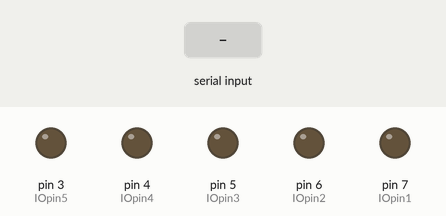
Recording of a sketch running on a simulated Arduino Uno, built with avr-gcc and run on an emulated ATmega328P. On the bench: output pins drawn as LEDs (lit = HIGH). Inputs (shaded band) come from the test bench.

Above: at 1.2 s.
1.3 s: "a" received over Serial
At 1.7 s:
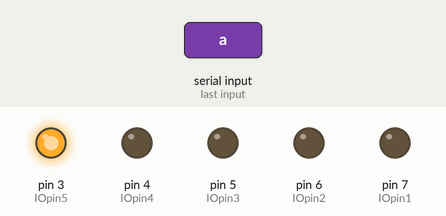
2.8 s: "b" received over Serial
At 4.0 s:
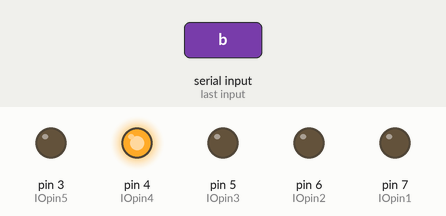
4.3 s: "c" received over Serial
At 5.1 s:
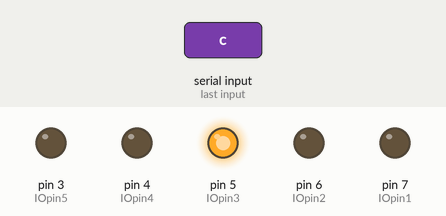
5.8 s: "d" received over Serial
At 6.3 s:
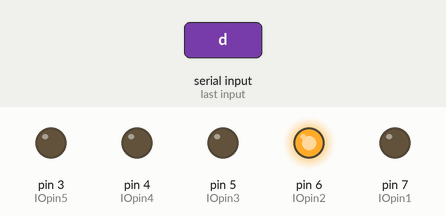
7.3 s: "e" received over Serial
At 8.6 s:
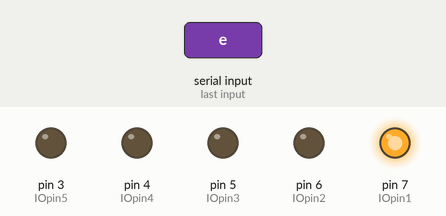
Timing chart, 0 to 9.8 s (numbered marks = the images above; inputs shaded):
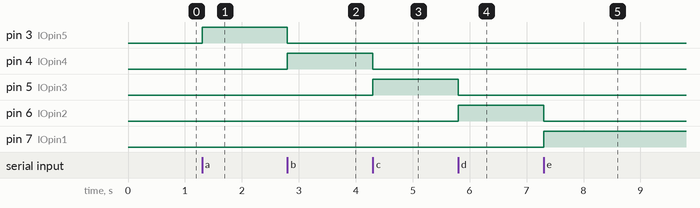

The sketch:

34338_Ex6.ino
```cpp
#define IOpin1  7
#define IOpin2  6
#define IOpin3  5
#define IOpin4  4
#define IOpin5  3
int incomingByte = 0;

void setup() {
  Serial.begin(115200);
  //Calibrate pins as output
  pinMode(IOpin1, OUTPUT);
  pinMode(IOpin2, OUTPUT);
  pinMode(IOpin3, OUTPUT);
  pinMode(IOpin4, OUTPUT);
  pinMode(IOpin5, OUTPUT);

}

void loop() {
  if (Serial.available() > 0) {
    incomingByte = Serial.read();
    char letter = char(incomingByte);

    //Lookup table
    switch (letter) {
      case 'a':
        digitalWrite(IOpin5, HIGH);
        digitalWrite(IOpin4, LOW);
        digitalWrite(IOpin3, LOW);
        digitalWrite(IOpin2, LOW);
        digitalWrite(IOpin1, LOW);
        break;
      case 'b':
        digitalWrite(IOpin5, LOW);
        digitalWrite(IOpin4, HIGH);
        digitalWrite(IOpin3, LOW);
        digitalWrite(IOpin2, LOW);
        digitalWrite(IOpin1, LOW);
        break;

      case 'c':
        digitalWrite(IOpin5, LOW);
        digitalWrite(IOpin4, LOW);
        digitalWrite(IOpin3, HIGH);
        digitalWrite(IOpin2, LOW);
        digitalWrite(IOpin1, LOW);
        break;


      case 'd':
        digitalWrite(IOpin5, LOW);
        digitalWrite(IOpin4, LOW);
        digitalWrite(IOpin3, LOW);
        digitalWrite(IOpin2, HIGH);
        digitalWrite(IOpin1, LOW);
        break;

      case 'e':
        digitalWrite(IOpin5, LOW);
        digitalWrite(IOpin4, LOW);
        digitalWrite(IOpin3, LOW);
        digitalWrite(IOpin2, LOW);
        digitalWrite(IOpin1, HIGH);
        break;

      default:
        digitalWrite(IOpin5, LOW);
        digitalWrite(IOpin4, LOW);
        digitalWrite(IOpin3, LOW);
        digitalWrite(IOpin2, LOW);
        digitalWrite(IOpin1, LOW);
    }
  }
}

//////////Questions//////////
//What is a char? How many bits does one use?
//Answer: A char is a character, such as 'a', 'b' ... A char uses a byte of memory, which is 8 bits. A string is actually just an array of chars.

//What is the resulting character stored in the variable mychar?
/*
   char mychar = '4';
   int val = mychar-'0';
   mychar = char(val+'A*-1);
*/

//Answer: D
//mychar = '4'. val = 52-48 = 4 (in ascii). val+'A*-1 = 4+65-1 = 68 (in ascii). 68 = D (in ascii)
```

Measured:
- after the input at 1.3 s, pin 3 (IOpin5): LOW → HIGH at once
- after the input at 2.8 s, pin 3 (IOpin5): HIGH → LOW at once; pin 4 (IOpin4): LOW → HIGH at once
- after the input at 4.3 s, pin 4 (IOpin4): HIGH → LOW at once; pin 5 (IOpin3): LOW → HIGH at once
- after the input at 5.8 s, pin 5 (IOpin3): HIGH → LOW at once; pin 6 (IOpin2): LOW → HIGH at once
- after the input at 7.3 s, pin 6 (IOpin2): HIGH → LOW at once; pin 7 (IOpin1): LOW → HIGH at once
